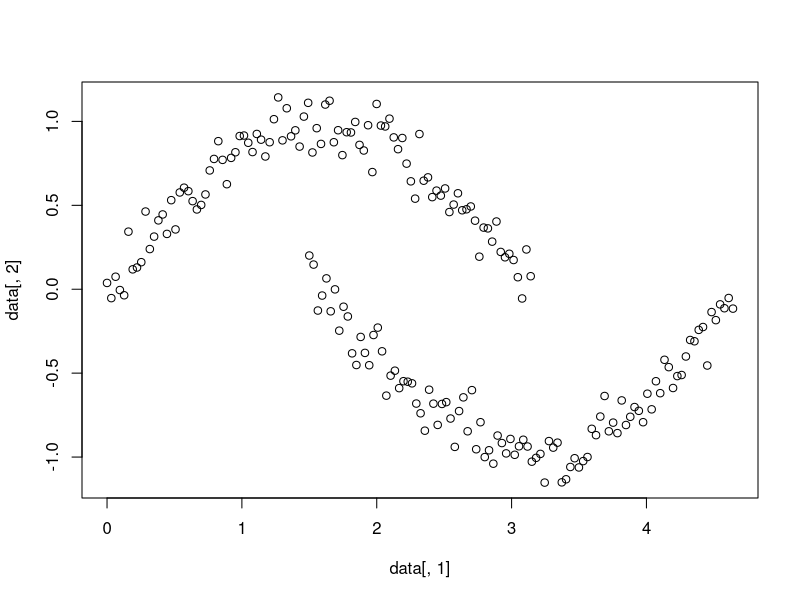
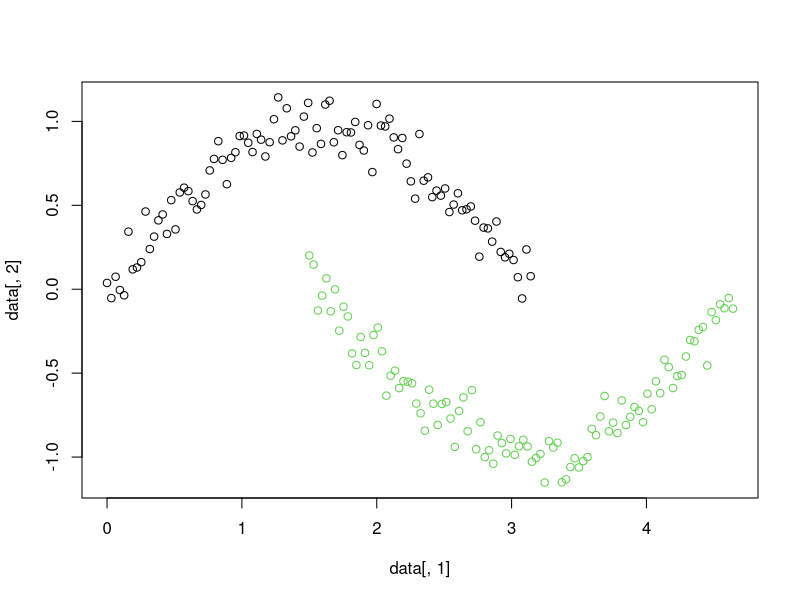

Write R code to recreate these figures, in order.
data <- read.csv('data.csv')

plot(data[, 1], data[, 2])

eps <- 0.2;
MinPts <- 5;

d <- as.matrix(dist(data))

#将所有点标记为核心点、边界点或噪声点
ps <- data.frame(index=c(NA), density=c(NA), type=c(NA))
for(i in 1:nrow(data)) {
  #i <- 1;
  index <- which(d[i, ]<eps)
  #密度,空间中任意一点的密度是以该点为圆心、以 Eps 为半径的圆区域内包含的点数
  density <- length(index);
  if(density>MinPts) {
    #核心点（Core Points）
    #空间中某一点的密度，如果大于某一给定阈值MinPts，则称该为核心点
    ps[i, ] <- c(i, density, 1)
  } else if(density>1) {
    #边界点（Border Points）
    #空间中某一点的密度，如果小于某一给定阈值MinPts，则称该为边界点
    ps[i, ] <- c(i, density, 2)
  } else {
    #噪声点（Noise Points）
    #数据集中不属于核心点，也不属于边界点的点，也就是密度值为1的点
    ps[i, ] <- c(i, density, 0)
  }
}

#把噪声点过滤掉，因为噪声点无法聚类，它们独自一类
corePoints <- data[which(ps$type!=0), ]
coreDists <- as.matrix(dist(corePoints))

#首先，把每个点的领域都作为一类
#邻域（Neighborhood）
#空间中任意一点的邻域是以该点为圆心、以 Eps 为半径的圆区域内包含的点集合
cluster <- list();
for(i in 1:nrow(coreDists)) {
  cluster[[i]] <- names(which(coreDists[i, ]<eps));
}

#然后，将有交集的领域，都合并为新的领域
for(i in 1:length(cluster)) {
  for(j in 1:length(cluster)) {
    if(any(cluster[[j]] %in% cluster[[i]]) && i!=j) {
      if(ps[cluster[[i]][1], ]$type==1 && ps[cluster[[i]][2], ]$type==1) {
        cluster[[i]] <- unique(append(cluster[[i]], cluster[[j]]))
        cluster[[j]] <- list();
      }
    }
  }
}

#最后，找出独立（也就是没有交集）的领域，就是我们最后的聚类的结果了
result <- list();
for(i in 1:length(cluster)) {
  if(length(cluster[[i]])>0) {
    result[[length(result)+1]] <- cluster[[i]]
  }
}

#找出每个点所在领域的序号，作为他们最后聚类的结果标记
for(i in 1:length(result)) {
  for(j in result[[i]]) {
    data[j, 3] <- i
  }
}

plot(data[, 1], data[, 2], col=data[,3])
